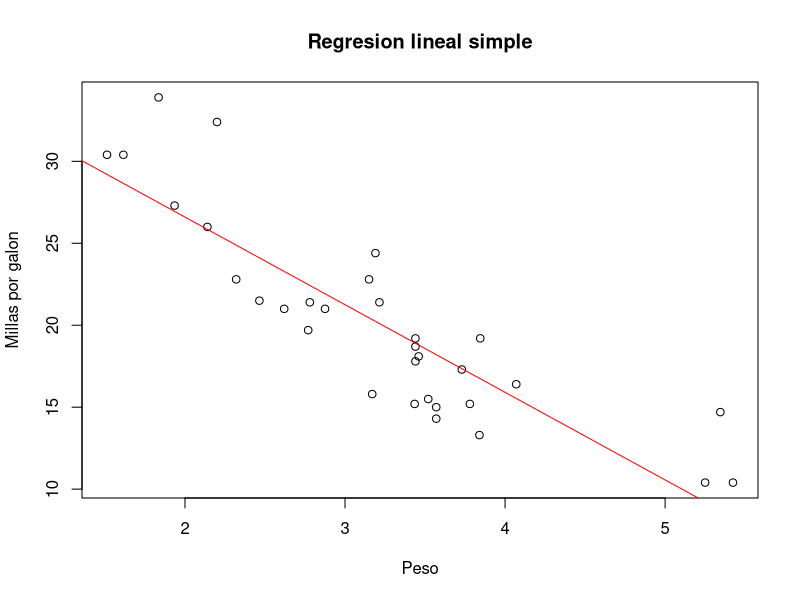

R code for this plot:
data(mtcars)

# Variables independientes
x <- mtcars$wt
# Variable dependiente
y <- mtcars$mpg

# Obtener la media de cada variable
x_avg <- mean(x)
y_avg <- mean(y)

# Obtener la varianza de x
var_x <- sum((x - x_avg)^2)

# Obtener la covarianza entre x e y
cov_xy <- sum((x - x_avg) * (y - y_avg))

#--- Cálculo de los coeficientes de regresión ---#
# Calcular el valor de Beta 1 que es la pendiente
beta_1 <- cov_xy / var_x

# Calcular el valor de Beta 0 que es el intercepto
beta_0 <- y_avg - (beta_1 * x_avg)

#--- Predicción de valores y evaluación del modelo ---#
y_calculo <- beta_0 + beta_1 * x

# Calcular el coeficiente de determinación R-cuadrado
ss_total <- sum((y - y_avg)^2)
ss_residual <- sum((y - y_calculo)^2)
r_cuadrado <- 1 - (ss_residual / ss_total)

# Calcular el Error Cuadrático Medio (MSE)
mse <- mean((y - y_calculo)^2)

# Resultados
resultados <- list(beta0 = beta_0, beta1 = beta_1, r_squared = r_cuadrado, mse = mse)
print(resultados)

#--- Gráfico de dispersión y línea de regresión ---#
# Crear el gráfico de dispersión
plot(x, y, main = "Regresion lineal simple", xlab = "Peso", ylab = "Millas por galon")
# Añadir la línea de regresión
abline(beta_0, beta_1, col = 'red')

#--- Predicción para un nuevo valor  ---#
# Nuevo valor
valor_predecir <- 2.5

# Calcular la predicción
prediccion <- beta_0 + beta_1 * valor_predecir
print(paste("Predicción de ", valor_predecir, ":", prediccion))
